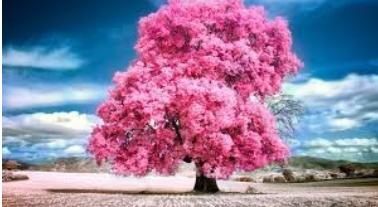
#> input picture Experiments/image.png, 378 x 207 px, found by its file name
$ python 'exp-12 perspective transformation.py'
#> lines starting #> are read from the running program, lines starting #| are printed output that depends on the picture
import cv2
import numpy as np

img = cv2.imread('image.png')
#> img is the input picture: shape (207, 378, 3); mean B, G, R 158.5, 127.1, 145.3
rows, cols = img.shape[:2]
#> rows = 207; cols = 378

pts1 = np.float32([[56,65],[368,52],[28,387],[389,390]])
pts2 = np.float32([[0,0],[300,0],[0,300],[300,300]])

M = cv2.getPerspectiveTransform(pts1, pts2)
perspective = cv2.warpPerspective(img, M, (300,300))
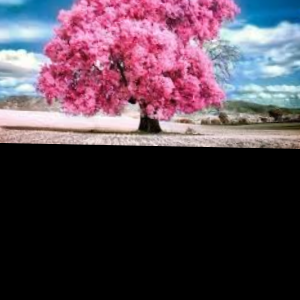
#> perspective: shape (300, 300, 3); mean B, G, R 78.8, 66.4, 83.8

cv2.imshow("Perspective", perspective)
cv2.waitKey(0)
cv2.destroyAllWindows()

$ run again, with Experiments/1 exp.png copied over Experiments/image.png
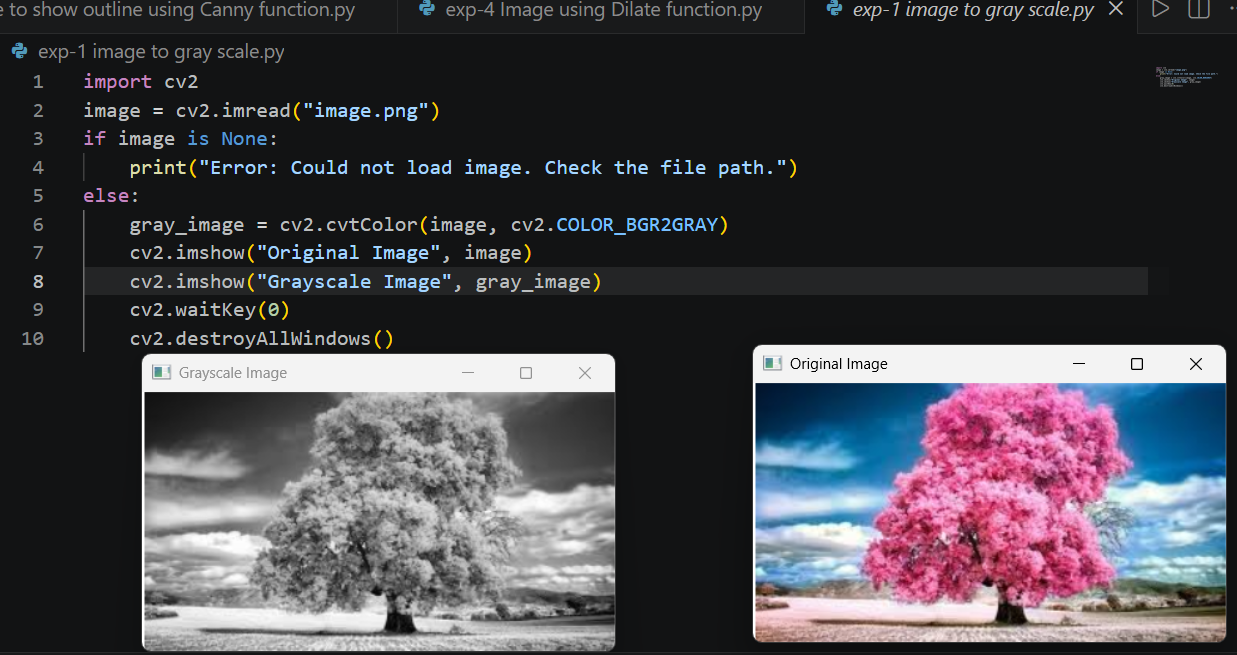
#> input picture Experiments/1 exp.png, 1237 x 655 px, found by its file name
#> img is the input picture: shape (655, 1237, 3); mean B, G, R 73.3, 67.7, 69.4
#> `perspective = cv2.warpPerspective(img, M, (300,300))`:
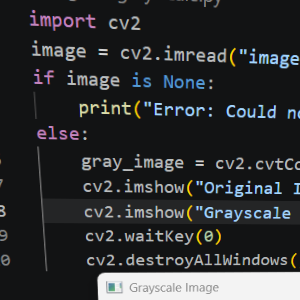
#> perspective: shape (300, 300, 3); mean B, G, R 48.6, 46.9, 45.4
